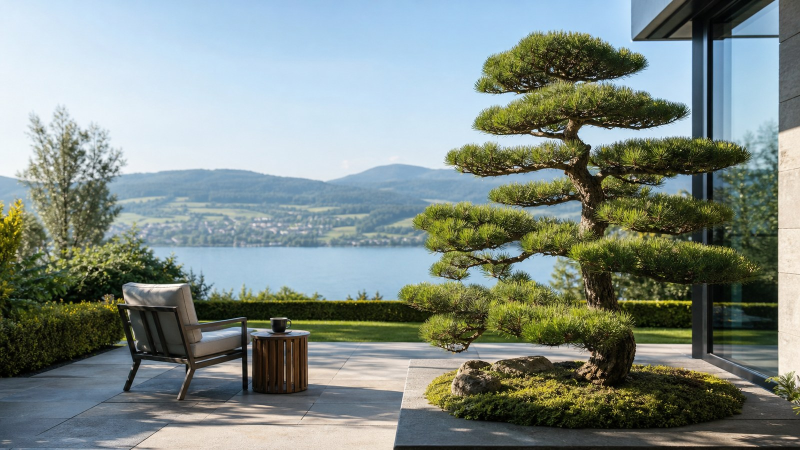
#> input picture assets/img/hero-garten.jpg, 1600 x 900 px (shown at 1/2 size)
$ python build-handoff-dossier.py
#> lines starting #> are read from the running program, lines starting #| are printed output that depends on the picture
from __future__ import annotations

import html
import json
import math
import shutil
import textwrap
import zipfile
from dataclasses import dataclass, field
from pathlib import Path

from PIL import Image, ImageDraw, ImageFont


ROOT = Path(__file__).resolve().parents[1]
HANDOFF = ROOT / "handoff"
SLIDES_DIR = HANDOFF / "slides"
SCREEN_DIR = HANDOFF / "screenshots"
MEDIA_DIR = HANDOFF / "deck-media"
OUT_PPTX = HANDOFF / "Viktor-Bonsai-Dossier.pptx"
OUT_PDF = HANDOFF / "Viktor-Bonsai-Dossier.pdf"
QA_LEDGER = HANDOFF / "QA_LEDGER.md"
SLIDE_CONTACT_SHEET = HANDOFF / "slide-contact-sheet.jpg"

W, H = 1280, 720
EMU_W, EMU_H = 12192000, 6858000
EMU_PER_PX_X = EMU_W / W
EMU_PER_PX_Y = EMU_H / H

COLORS = {
    "paper": "#F8F7F2",
    "surface": "#FFFFFF",
    "ink": "#1E2A22",
    "muted": "#5B6B60",
    "green": "#24452F",
    "gold": "#BE9B4E",
    "line": "#DED8C8",
    "soft": "#ECE8DC",
    "risk": "#9A3B2F",
}


def mkdirs() -> None:
    for d in [HANDOFF, SLIDES_DIR, SCREEN_DIR, MEDIA_DIR]:
        d.mkdir(parents=True, exist_ok=True)


def font(size: int, bold: bool = False):
    candidates = [
        "C:/Windows/Fonts/georgiab.ttf" if bold else "C:/Windows/Fonts/georgia.ttf",
        "C:/Windows/Fonts/arialbd.ttf" if bold else "C:/Windows/Fonts/arial.ttf",
    ]
    for p in candidates:
        if Path(p).exists():
            return ImageFont.truetype(p, size=size)
    return ImageFont.load_default()


F_TITLE = font(48, True)
F_H2 = font(30, True)
F_BODY = font(20)
F_SMALL = font(15)
F_TINY = font(12)
F_KICKER = font(14, True)


def hex_to_rgb(value: str) -> tuple[int, int, int]:
    value = value.lstrip("#")
    return tuple(int(value[i : i + 2], 16) for i in (0, 2, 4))


def fit_image(img: Image.Image, box: tuple[int, int, int, int], cover: bool = True) -> Image.Image:
    target_w, target_h = box[2], box[3]
    scale = max(target_w / img.width, target_h / img.height) if cover else min(target_w / img.width, target_h / img.height)
    resized = img.resize((round(img.width * scale), round(img.height * scale)), Image.Resampling.LANCZOS)
    if cover:
        left = max(0, (resized.width - target_w) // 2)
        top = max(0, (resized.height - target_h) // 2)
        return resized.crop((left, top, left + target_w, top + target_h))
    canvas_img = Image.new("RGB", (target_w, target_h), hex_to_rgb(COLORS["surface"]))
    canvas_img.paste(resized, ((target_w - resized.width) // 2, (target_h - resized.height) // 2))
    return canvas_img


# [21 lines left out: function draw_text, not called in this run]


def rounded_rect(draw: ImageDraw.ImageDraw, box, fill, outline=None, radius=14, width=1):
    draw.rounded_rectangle(box, radius=radius, fill=fill, outline=outline, width=width)


def paste_img(base: Image.Image, path: str | Path, box: tuple[int, int, int, int], cover: bool = True):
    p = ROOT / path if not Path(path).is_absolute() else Path(path)
    img = Image.open(p).convert("RGB")
    fitted = fit_image(img, box, cover=cover)
    base.paste(fitted, (box[0], box[1]))


@dataclass
class Shape:
    kind: str
    x: int
    y: int
    w: int
    h: int
    text: str = ""
    fill: str = "FFFFFF"
    line: str = "none"
    color: str = "1E2A22"
    size: int = 18
    bold: bool = False
    image: str | None = None
    cover: bool = True


@dataclass
class SlideSpec:
    title: str
    kicker: str
    subtitle: str = ""
    shapes: list[Shape] = field(default_factory=list)


# [35 lines left out: function image_statuses, not called in this run]


def make_asset_contact_sheet() -> Path:
    imgs = [
        ("hero", "assets/img/hero-garten.jpg"),
        ("energy graphic", "assets/img/baumarchitektur-energiefluss-verstehen.png"),
        ("vision 1", "assets/img/vision-jahr1.jpg"),
        ("vision 2", "assets/img/vision-jahr2.jpg"),
        ("vision 3", "assets/img/vision-jahr3.jpg"),
        ("hands", "assets/img/meister-hands-01.jpg"),
        ("soil", "assets/img/boden-wurzeln.jpg"),
        ("before concept", "assets/img/concepts/vorher-dying-concept.jpg"),
        ("after concept", "assets/img/concepts/nachher-concept.jpg"),
        ("postcard concept", "assets/img/concepts/japan-postkarte-concept.jpg"),
    ]
    thumb_w, thumb_h, label_h = 280, 180, 34
    cols = 4
    rows = math.ceil(len(imgs) / cols)
    sheet = Image.new("RGB", (cols * thumb_w, rows * (thumb_h + label_h)), hex_to_rgb(COLORS["paper"]))
#> in make_asset_contact_sheet, `sheet = Image.new("RGB", (cols * thumb_w, rows * (thumb_h + label_h)),..`:
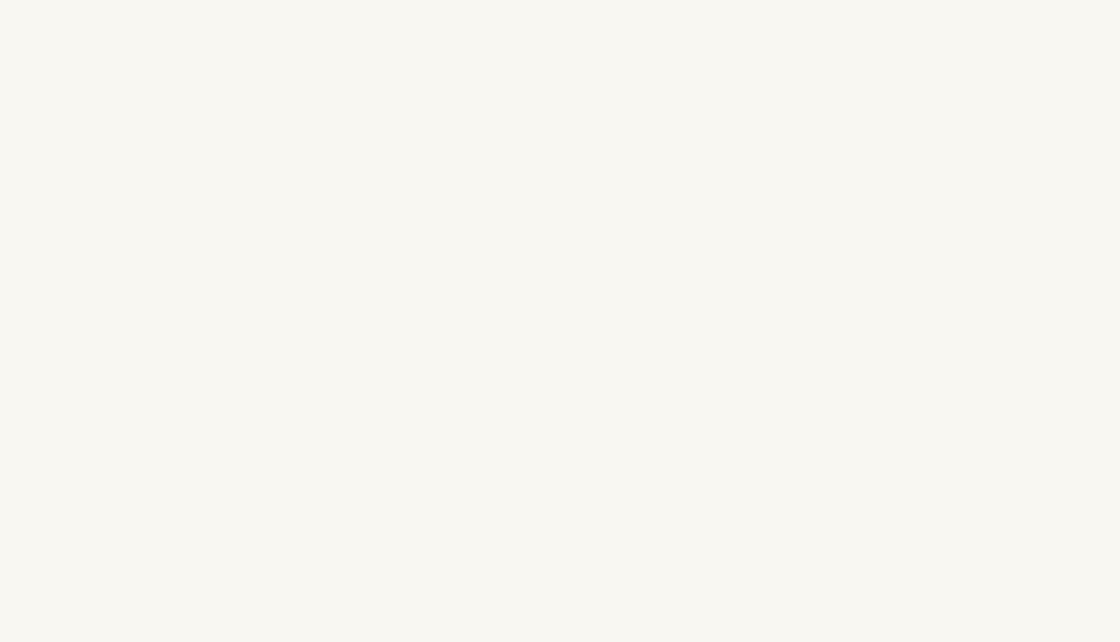
#> sheet: PIL image 1120x642 RGB; mean R, G, B 248, 247, 242
    d = ImageDraw.Draw(sheet)
    for i, (label, rel) in enumerate(imgs):
        x = (i % cols) * thumb_w
        y = (i // cols) * (thumb_h + label_h)
        paste_img(sheet, rel, (x + 8, y + 8, thumb_w - 16, thumb_h - 16), cover=True)
#> in paste_img, img is the input picture: PIL image 1600x900 RGB; mean R, G, B 127.7, 139.3, 133.5
#> in fit_image, `resized = img.resize((round(img.width * scale), round(img.height * sca..`:
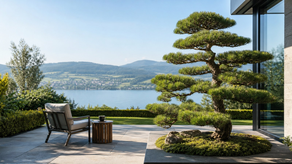
#> resized: PIL image 292x164 RGB; mean R, G, B 127.7, 139.3, 133.5
#> in fit_image, `return resized.crop((left, top, left + target_w, top + target_h))`:
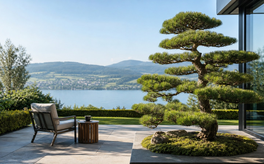
#> returned value: PIL image 264x164 RGB; mean R, G, B 126.7, 138.9, 133.3
#> in paste_img, `base.paste(fitted, (box[0], box[1]))`:
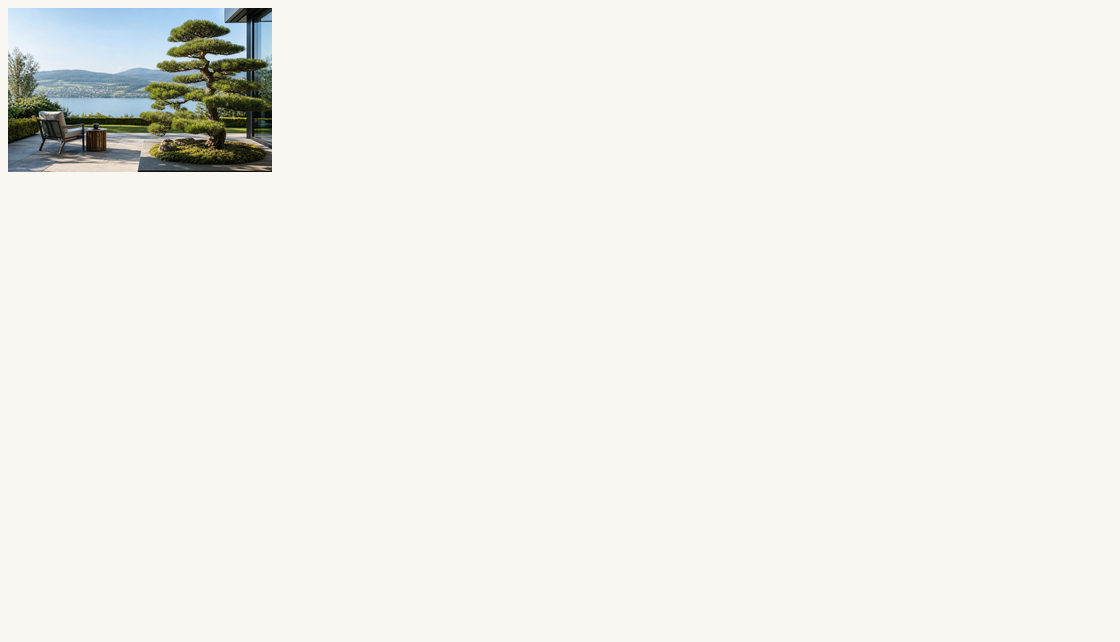
#> base: PIL image 1120x642 RGB; mean R, G, B 240.7, 240.5, 235.5
        d.rectangle([x, y, x + thumb_w - 1, y + thumb_h + label_h - 1], outline=hex_to_rgb(COLORS["line"]))
        d.text((x + 10, y + thumb_h + 7), label, fill=hex_to_rgb(COLORS["green"]), font=F_SMALL)
#> pass 2 of the loop in make_asset_contact_sheet, `for i, (label, rel) in enumerate(imgs):`:
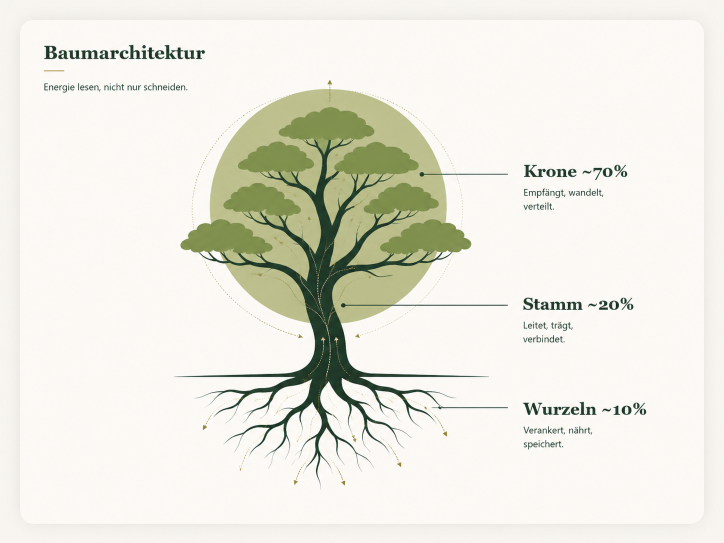
#> input picture assets/img/baumarchitektur-energiefluss-verstehen.png, 1448 x 1086 px (shown at 1/2 size)
#> in paste_img, img is the input picture: PIL image 1448x1086 RGB; mean R, G, B 233.9, 233.4, 223.5
#> resized: PIL image 264x198 RGB
#> in fit_image (call 2), `return resized.crop((left, top, left + target_w, top + target_h))`:
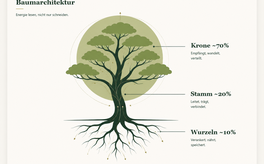
#> returned value: PIL image 264x164 RGB; mean R, G, B 230.8, 230.7, 219.8
#> in paste_img (call 2), `base.paste(fitted, (box[0], box[1]))`:
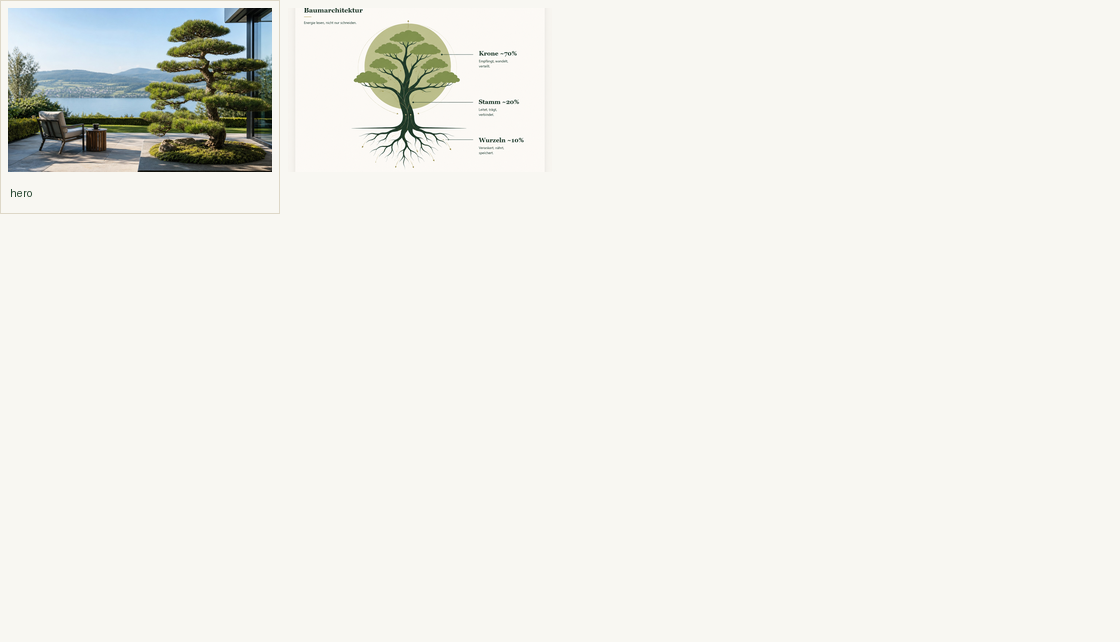
#> base: PIL image 1120x642 RGB; mean R, G, B 239.6, 239.5, 234
#> pass 3 of the loop in make_asset_contact_sheet, `for i, (label, rel) in enumerate(imgs):`:
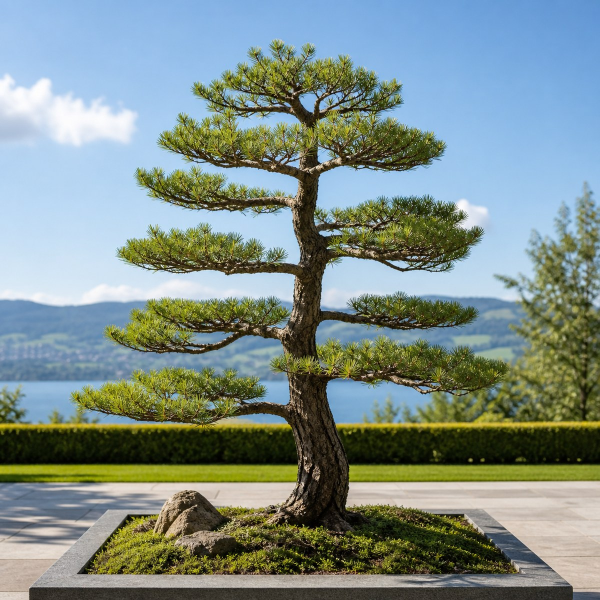
#> input picture assets/img/vision-jahr1.jpg, 1200 x 1200 px (shown at 1/2 size)
#> in paste_img, img is the input picture: PIL image 1200x1200 RGB; mean R, G, B 126.2, 142.1, 137.2
#> resized: PIL image 264x264 RGB
#> in fit_image (call 3), `return resized.crop((left, top, left + target_w, top + target_h))`:
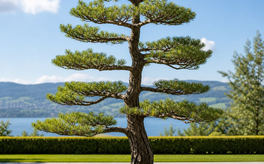
#> returned value: PIL image 264x164 RGB; mean R, G, B 123.6, 139.1, 126.1
#> in paste_img (call 3), `base.paste(fitted, (box[0], box[1]))`:
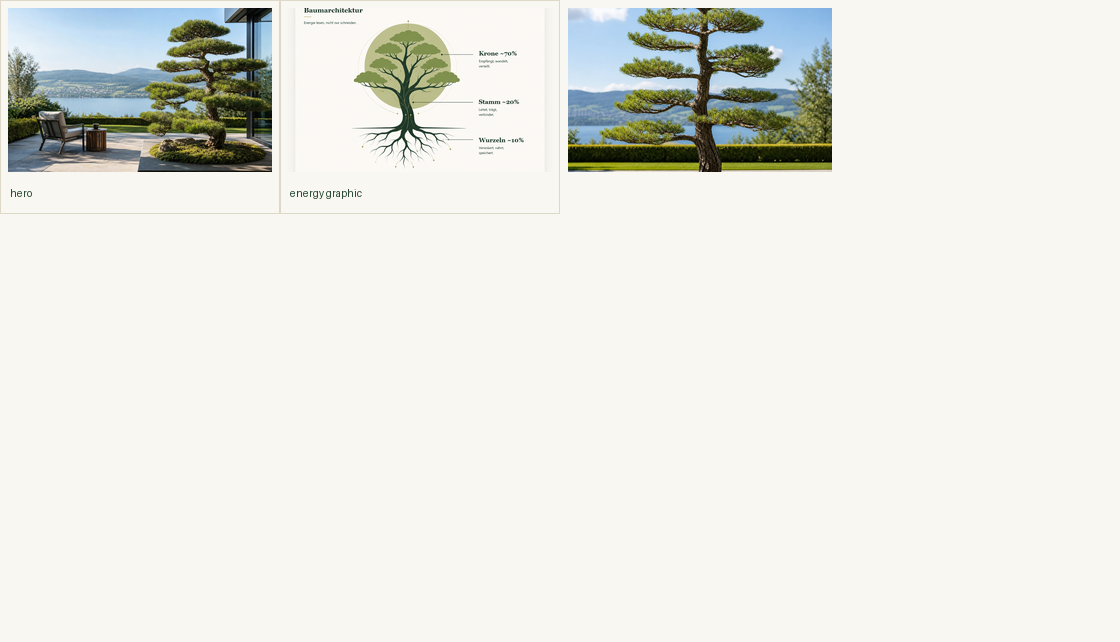
#> base: PIL image 1120x642 RGB; mean R, G, B 232, 232.9, 227
#> the loop made 5 passes; the first 3 are shown
    out = HANDOFF / "asset-contact-sheet.jpg"
    sheet.save(out, quality=90, optimize=True)
    return out


# [176 lines left out: functions make_slides, render_slide, make_slide_contact_sheet, render_pdf, not called in this run]


def emu(v: int, axis: str = "x") -> int:
    return round(v * (EMU_PER_PX_X if axis == "x" else EMU_PER_PX_Y))


def ppt_color(c: str) -> str:
    return c.lstrip("#")


# [190 lines left out: functions ppt_text_runs, ppt_shape_xml, ppt_pic_xml, make_pptx, write_qa_ledger, not called in this run]


def main() -> None:
    mkdirs()
    asset_sheet = make_asset_contact_sheet()
    slides = make_slides(asset_sheet)
    slide_pngs = [render_slide(spec, i) for i, spec in enumerate(slides, 1)]
    slide_sheet = make_slide_contact_sheet(slide_pngs)
    render_pdf(slide_pngs)
    make_pptx(slides)
    write_qa_ledger(slide_pngs, asset_sheet, slide_sheet)
    print(json.dumps({
        "pptx": str(OUT_PPTX),
        "pdf": str(OUT_PDF),
        "qa": str(QA_LEDGER),
        "slides": len(slide_pngs),
        "asset_sheet": str(asset_sheet),
        "slide_sheet": str(slide_sheet),
    }, ensure_ascii=True, indent=2))


if __name__ == "__main__":
#> (the run stopped early here; a loop or call above may not have finished)
